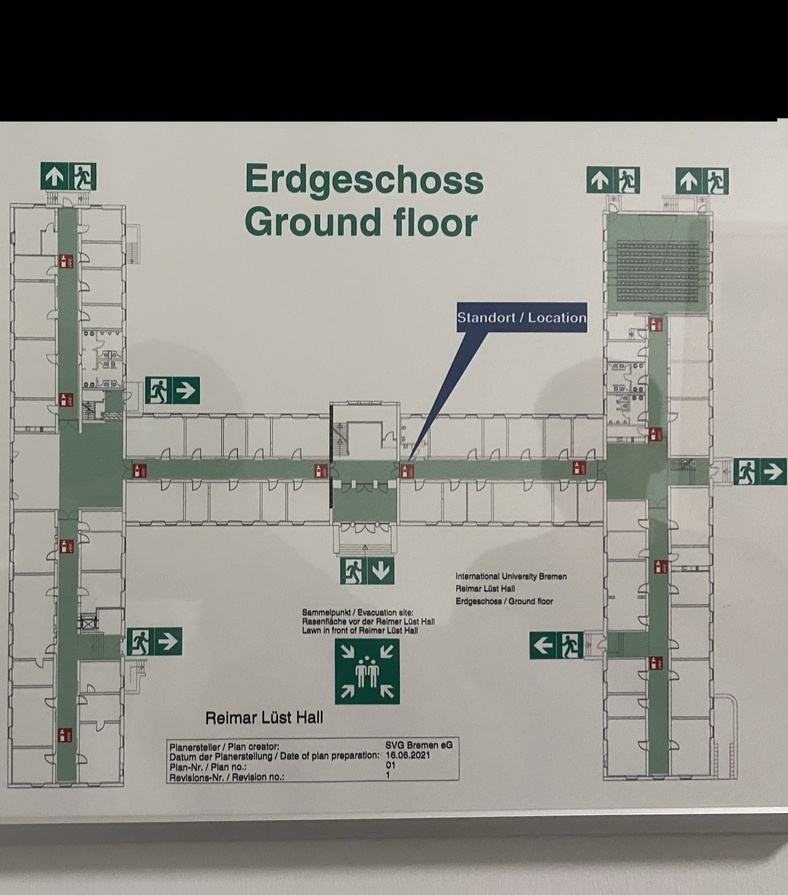
#> input picture img/rlh_groundfloor1.jpeg, 788 x 895 px, shrunk from 2631 x 2990 before the run
$ python picture_editing_file.py
#> lines starting #> are read from the running program, lines starting #| are printed output that depends on the picture
from PIL import Image, ImageFilter, ImageEnhance, ImageOps

img = Image.open("../img/rlh_groundfloor1.jpeg")
#> img is the input picture: PIL image 788x895 RGB; mean R, G, B 140.6, 139.3, 132.9

# Step 1: edge enhancement
img = img.filter(ImageFilter.EDGE_ENHANCE_MORE)
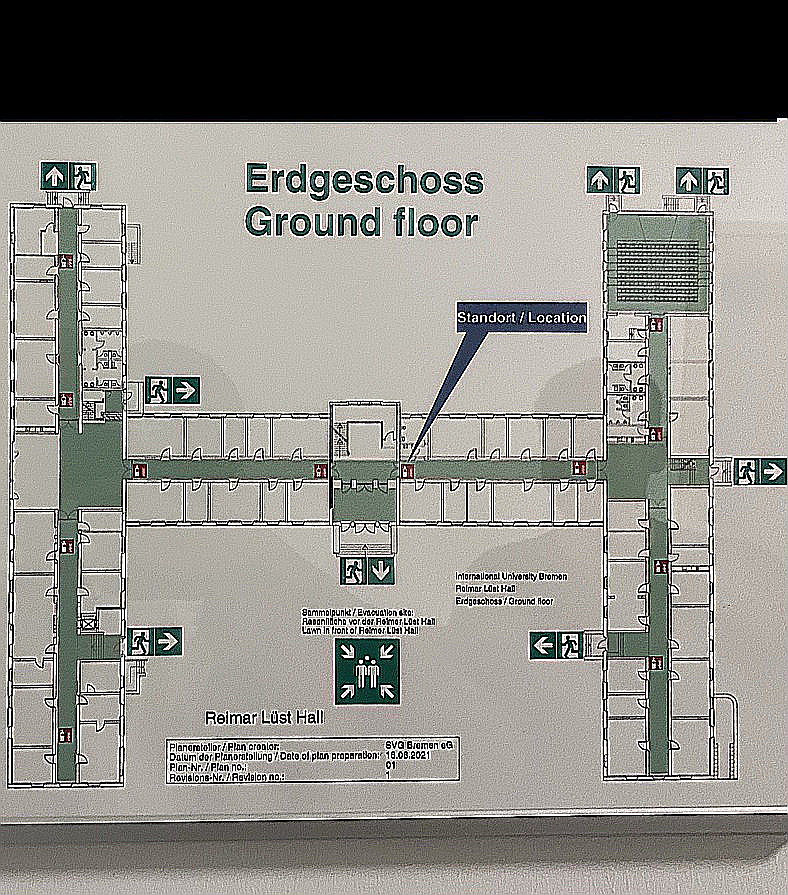
#> img: PIL image 788x895 RGB; mean R, G, B 140.5, 139.1, 133.3

# Step 2: posterize (reduce colors)
img = ImageOps.posterize(img, 6)  # 4–6 levels looks good

# Step 3: boost contrast and color
img = ImageEnhance.Contrast(img).enhance(1.5)
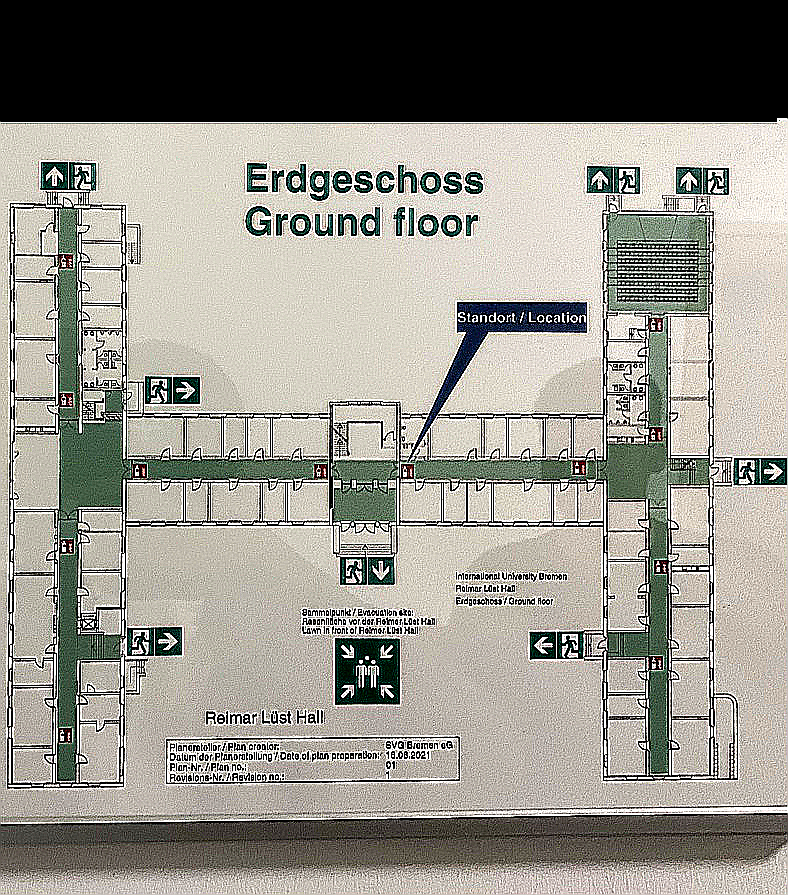
#> img: PIL image 788x895 RGB; mean R, G, B 149, 146.8, 138.5
img = ImageEnhance.Color(img).enhance(0.7)

# Step 4: optional blur smooth edges
img = img.filter(ImageFilter.SMOOTH_MORE)
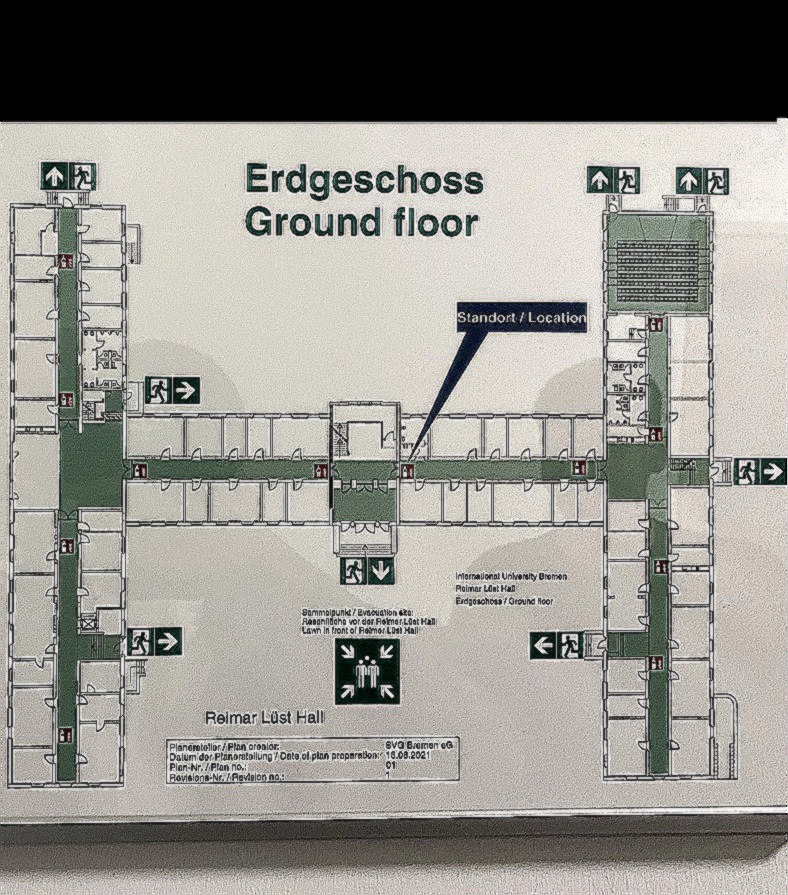
#> img: PIL image 788x895 RGB; mean R, G, B 148, 146.4, 140.6

# Save and load into pygame
img.save("rlh_groundfloor.png")

$ run again, with img/IMG_4654.jpeg copied over img/rlh_groundfloor1.jpeg
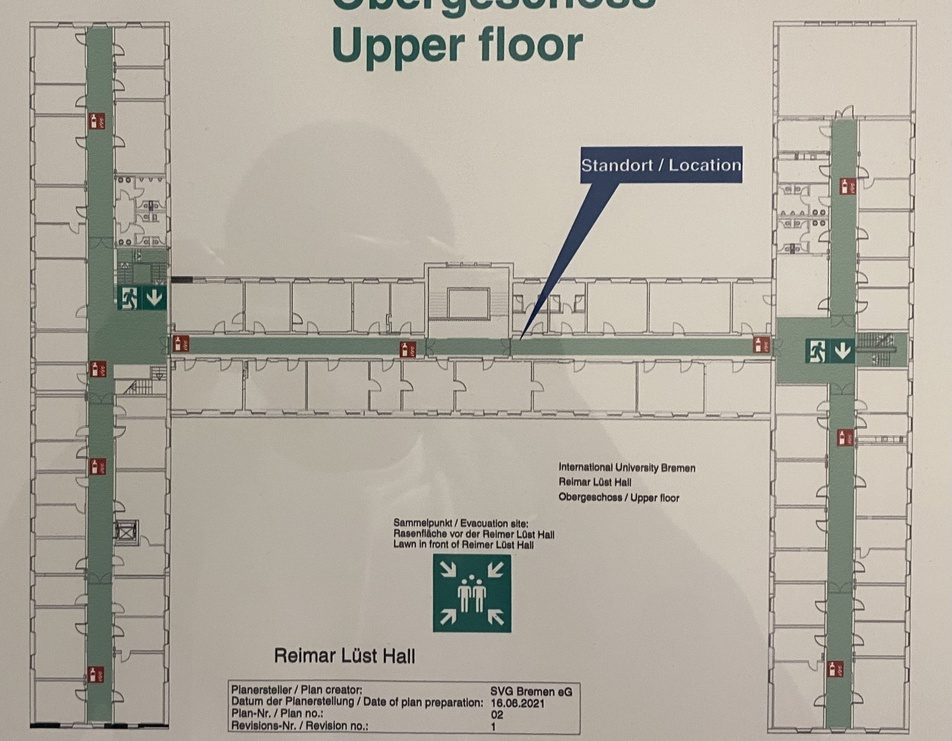
#> input picture img/IMG_4654.jpeg, 952 x 741 px, shrunk from 2613 x 2036 before the run
#> img is the input picture: PIL image 952x741 RGB; mean R, G, B 177.2, 171.6, 160.6
#> `img = ImageEnhance.Contrast(img).enhance(1.5)`:
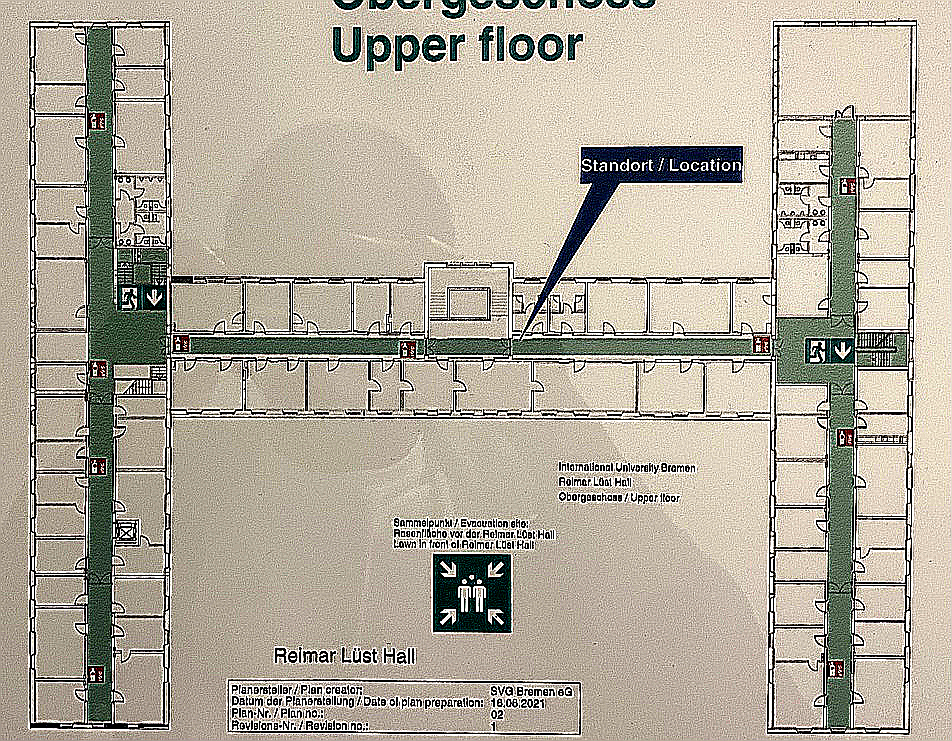
#> img: PIL image 952x741 RGB; mean R, G, B 178.3, 171.2, 156.9
#> `img = img.filter(ImageFilter.SMOOTH_MORE)`:
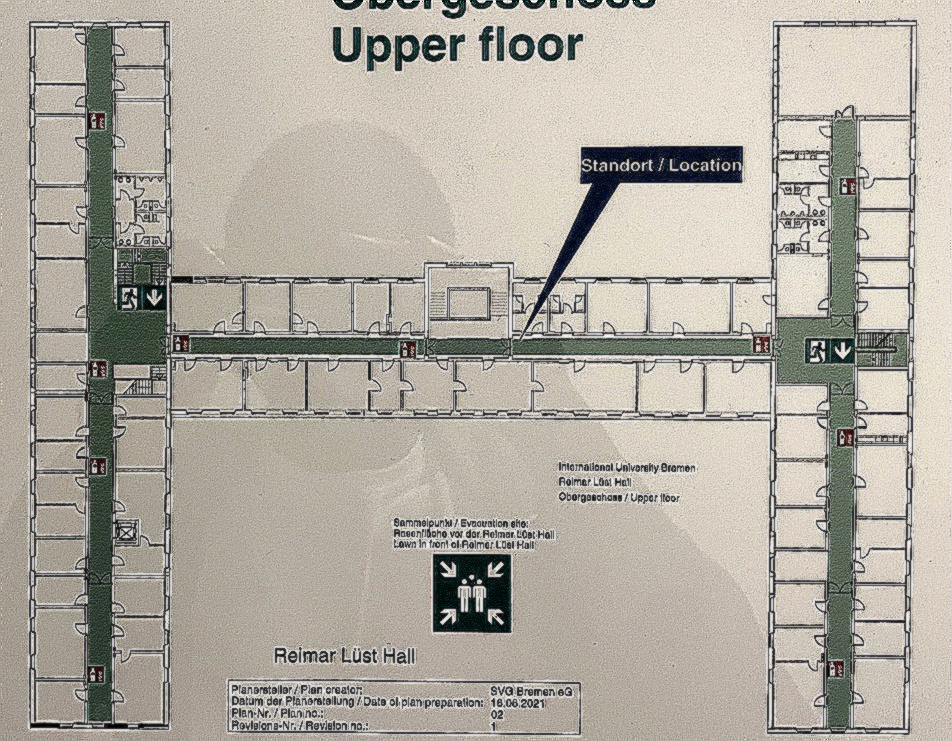
#> img: PIL image 952x741 RGB; mean R, G, B 176.1, 171, 161.2
